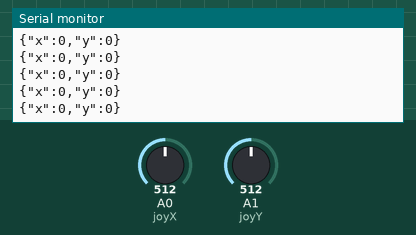
The sketch below on a simulated Arduino Uno, built with avr-gcc and run on an emulated ATmega328P. Parts: the last lines printed to the serial monitor. Inputs (shaded band) come from the test bench; at power-on: A0 (joyX) = 512, A1 (joyY) = 512.

Above: at 4.2 s.
4.3 s: A0 (joyX) set to 904
At 4.46 s:
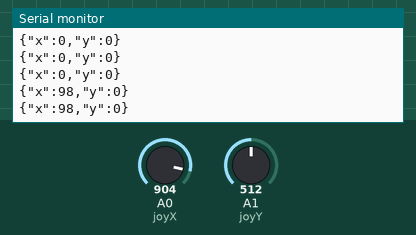
7.3 s: A0 (joyX) set to 928
At 7.39 s:
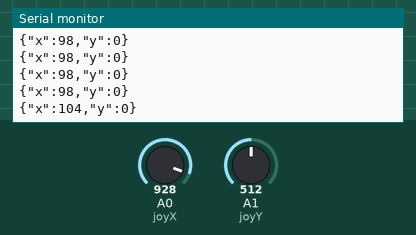
Timing chart, 0 to 10.3 s (numbered marks = the images above; inputs shaded):
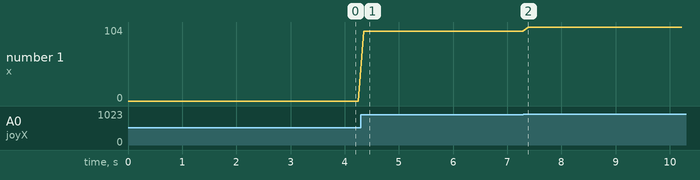

Measured:
- after the input at 4.3 s, the serial monitor: prints a new line after 0.05 s (image 1)
- after the input at 7.3 s, the serial monitor: prints a new line after 0.09 s (image 2)
- plotted number 1: 0 → 98 after the input at 4.3 s, 98 → 104 after the input at 7.3 s

The sketch:

main.ino
```cpp
#include <ArduinoJson.h>

StaticJsonDocument<200> info;

int joyButton = 7;
int joyX = 0;
int joyY = 1;

void setup() {
  // put your setup code here, to run once:
  pinMode(joyX, INPUT);
  pinMode(joyY, INPUT);
  Serial.begin(9600);
}

void loop() {
  // put your main code here, to run repeatedly:

  info["x"] = analogRead(joyX) / 4 - 128;
  info["y"] = analogRead(joyY) / 4 - 128;

  serializeJson(info, Serial);
  Serial.println("");
  delay(100);
}
```
